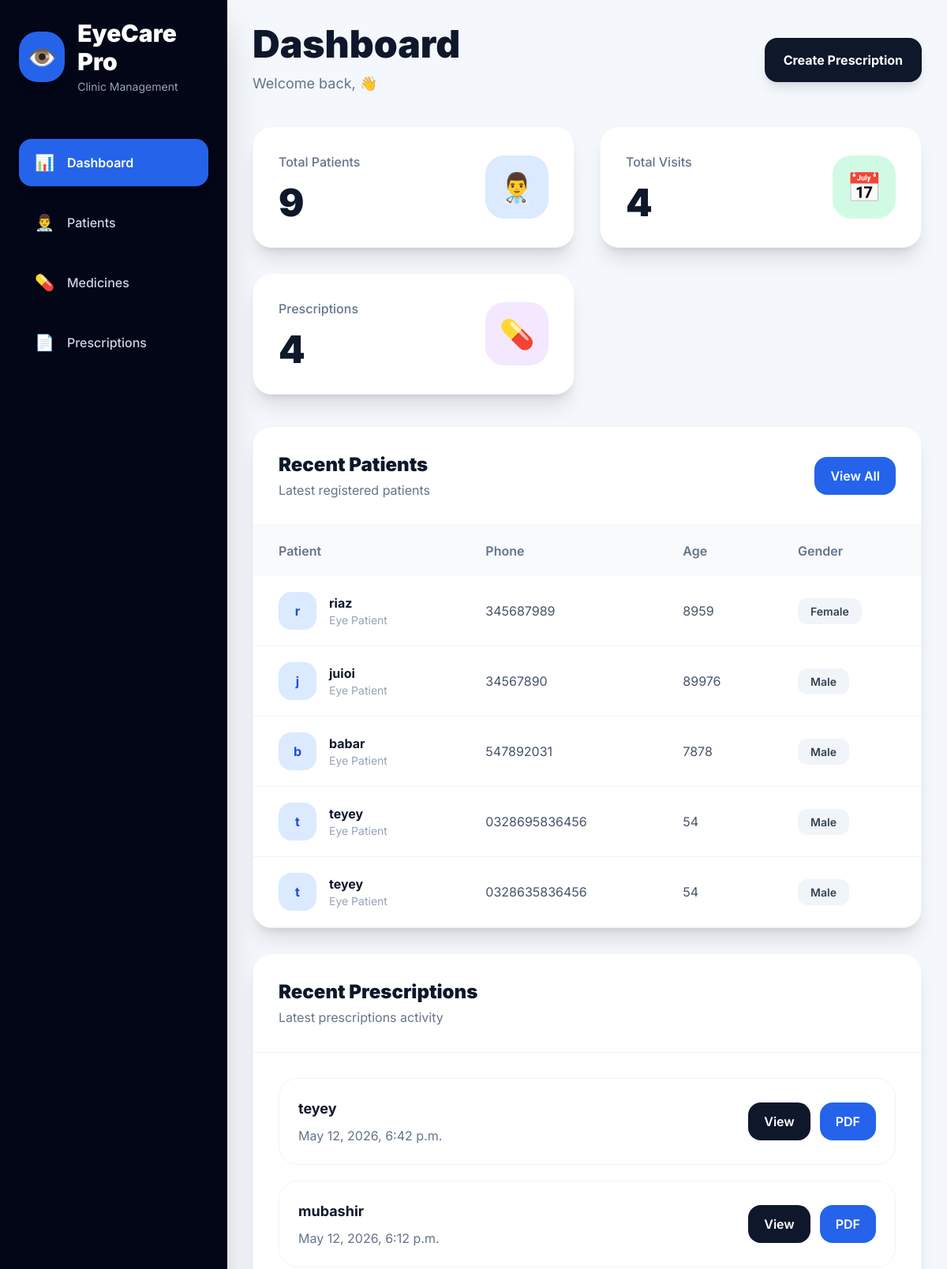
The app's page /user/dashboard/ (upper part), older data.
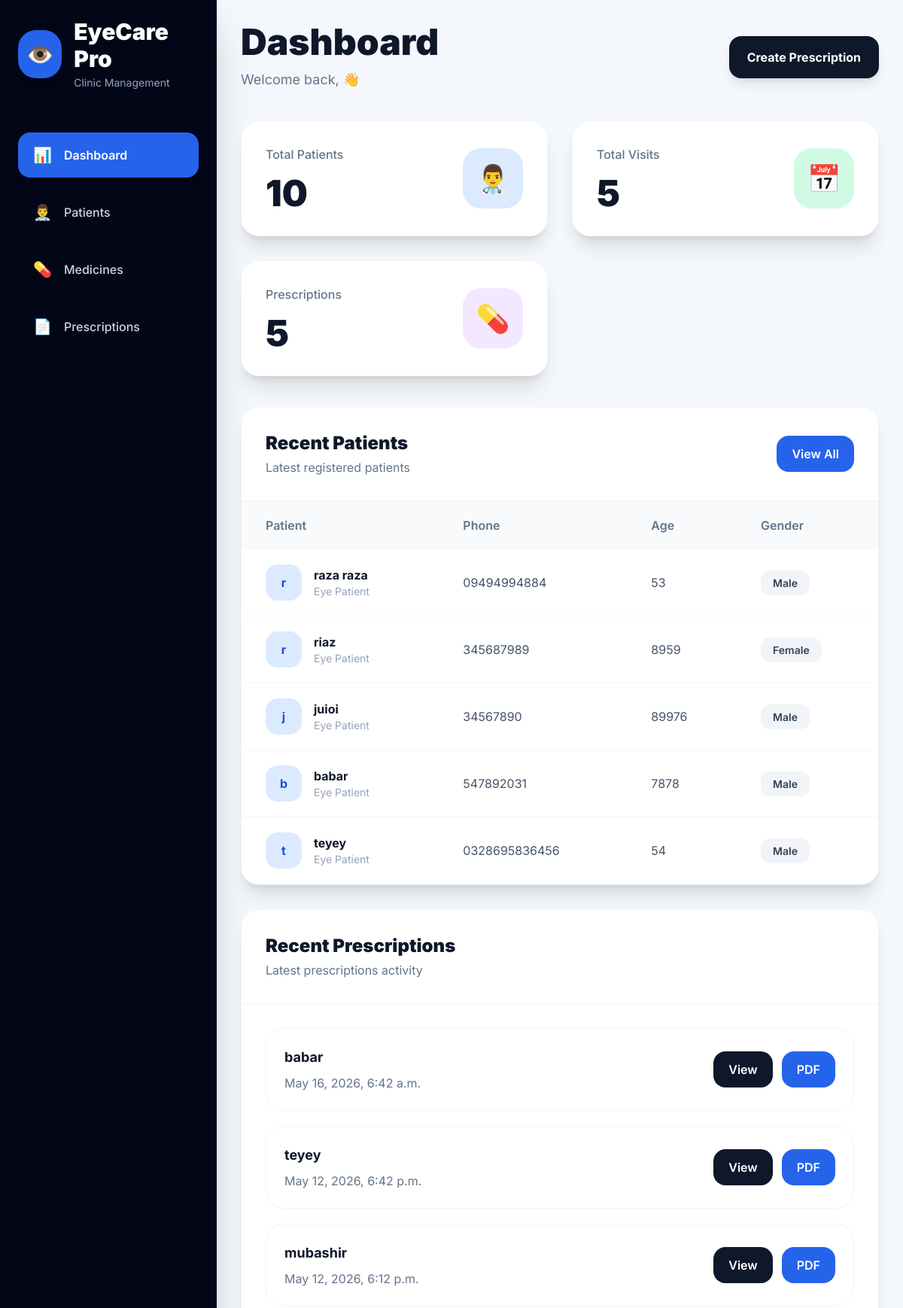
The same page, newer data.
### patients/models.py (models this page shows, shortened)
class Patient(models.Model):
    GENDER_CHOICES = (
        ('Male', 'Male'),
        ('Female', 'Female'),
    )
    name = models.CharField(
        max_length=200
    )
    phone = models.CharField(
        max_length=20,
        unique=True
    )
    age = models.PositiveIntegerField()
    gender = models.CharField(
        max_length=10,
        choices=GENDER_CHOICES
    )
    address = models.TextField(
        blank=True,
        null=True
    )
    eye_notes = models.TextField(
        blank=True,
        null=True
    )
    created_at = models.DateTimeField(
        auto_now_add=True
    )
    updated_at = models.DateTimeField(
        auto_now=True
    )

### prescriptions/models.py (models this page shows, shortened)
class Prescription(models.Model):
    visit = models.OneToOneField(
        Visit,
        on_delete=models.CASCADE,
        related_name='prescription'
    )
    instructions = models.TextField(
        blank=True,
        null=True
    )
    created_at = models.DateTimeField(
        auto_now_add=True
    )

class Visit(models.Model):
    patient = models.ForeignKey(
        Patient,
        on_delete=models.CASCADE,
        related_name='visits'
    )
    doctor = models.ForeignKey(
        User,
        on_delete=models.SET_NULL,
        null=True,
        blank=True
    )
    complaints = models.TextField(
        blank=True,
        null=True
    )
    diagnosis = models.TextField(
        blank=True,
        null=True
    )
    notes = models.TextField(
        blank=True,
        null=True
    )
    visit_date = models.DateTimeField(
        auto_now_add=True
    )

### Userclinic/views.py (the view)
def dashboard(request):
    total_patients = Patient.objects.count()
    total_visits = Visit.objects.count()
    total_prescriptions = Prescription.objects.count()
    recent_patients = Patient.objects.all().order_by('-id')[:5]
    recent_prescriptions = Prescription.objects.select_related(
        'visit',
        'visit__patient'
    ).order_by('-id')[:5]
    context = {
        'total_patients': total_patients,
        'total_visits': total_visits,
        'total_prescriptions': total_prescriptions,
        'recent_patients': recent_patients,
        'recent_prescriptions': recent_prescriptions,
    }
    return render(
        request,
        'dashboard.html',
        context
    )

### Userclinic/context_processors.py (called while the page is built)
def user_role(request):
    role = ''
    try:
        if request.user.is_authenticated:
            role = request.user.profile.role
    except Exception:
        role = ''
    return {
        'user_role': role,
        'is_admin': role == 'ADMIN',
        'is_consultant': role == 'CONSULTANT',
    }

### templates/dashboard.html (shortened to what the changed rows need)
<!DOCTYPE html>
<html lang="en">
<head>
    <script src="https://cdn.tailwindcss.com"></script>
</head>
<body>
    <div class="flex min-h-screen">
        <aside class="w-72 bg-slate-950 text-white flex flex-col justify-between p-6 shadow-2xl">
            <div>
                <div class="mb-14">
                    <div class="flex items-center gap-4">
                        <div>
                            <h1 class="text-3xl font-black">
                                EyeCare Pro
                            </h1>
                        </div>
                    </div>
                </div>
            </div>
        </aside>
        <main class="flex-1 p-8 overflow-y-auto">
            <div class="flex justify-between items-center mb-10">
                <div>
                    <h1 class="text-5xl font-black text-slate-900">
                        Dashboard
                    </h1>
                </div>
            </div>
            <div class="grid grid-cols-1 md:grid-cols-2 xl:grid-cols-3 gap-8 mb-10">
                <div class="bg-white rounded-3xl p-8 shadow-xl border border-slate-100 smooth card-hover">
                    <div class="flex justify-between items-center">
                        <div>
                            <p class="text-slate-500 font-medium">
                                Total Patients
                            </p>
                            <h2 class="text-5xl font-black mt-4 text-slate-900">
                                {{ total_patients }}
                            </h2>
                        </div>
                    </div>
                </div>
                <div class="bg-white rounded-3xl p-8 shadow-xl border border-slate-100 smooth card-hover">
                    <div class="flex justify-between items-center">
                        <div>
                            <p class="text-slate-500 font-medium">
                                Total Visits
                            </p>
                            <h2 class="text-5xl font-black mt-4 text-slate-900">
                                {{ total_visits }}
                            </h2>
                        </div>
                    </div>
                </div>
                <div class="bg-white rounded-3xl p-8 shadow-xl border border-slate-100 smooth card-hover">
                    <div class="flex justify-between items-center">
                        <div>
                            <p class="text-slate-500 font-medium">
                                Prescriptions
                            </p>
                            <h2 class="text-5xl font-black mt-4 text-slate-900">
                                {{ total_prescriptions }}
                            </h2>
                        </div>
                    </div>
                </div>
            </div>
            <div class="grid grid-cols-1 xl:grid-cols-3 gap-8">
                <div class="xl:col-span-2 space-y-8">
                    <div class="bg-white rounded-3xl shadow-xl border border-slate-100 overflow-hidden">
                        <div class="flex justify-between items-center p-8 border-b border-slate-100">
                            <div>
                                <h2 class="text-2xl font-black text-slate-900">
                                    Recent Patients
                                </h2>
                            </div>
                        </div>
                        <div class="overflow-x-auto">
                            <table class="w-full">
                                <thead class="bg-slate-50">
                                    <tr>
                                        <th class="text-left px-8 py-5 text-slate-500 font-semibold">
                                            Patient
                                        </th>
                                        <th class="text-left px-8 py-5 text-slate-500 font-semibold">
                                            Phone
                                        </th>
                                        <th class="text-left px-8 py-5 text-slate-500 font-semibold">
                                            Age
                                        </th>
                                        <th class="text-left px-8 py-5 text-slate-500 font-semibold">
                                            Gender
                                        </th>
                                    </tr>
                                </thead>
                                <tbody>
                                    {% for patient in recent_patients %}
                                    <tr class="border-b border-slate-100 hover:bg-slate-50 smooth">
                                        <td class="px-8 py-5">
                                            <div class="flex items-center gap-4">
                                                <div class="w-12 h-12 rounded-2xl bg-blue-100 flex items-center justify-center font-bold text-blue-700">
                                                    {{ patient.name|slice:':1' }}
                                                </div>
                                                <div>
                                                    <h4 class="font-bold text-slate-900">
                                                        {{ patient.name }}
                                                    </h4>
                                                    <p class="text-slate-400 text-sm">
                                                        Eye Patient
                                                    </p>
                                                </div>
                                            </div>
                                        </td>
                                        <td class="px-8 py-5 text-slate-600">
                                            {{ patient.phone }}
                                        </td>
                                        <td class="px-8 py-5 text-slate-600">
                                            {{ patient.age }}
                                        </td>
                                        <td class="px-8 py-5">
                                            <span class="bg-slate-100 text-slate-700 px-4 py-2 rounded-xl text-sm font-semibold">
                                                {{ patient.gender }}
                                            </span>
                                        </td>
                                    </tr>
                                    {% endfor %}
                                </tbody>
                            </table>
                        </div>
                    </div>
                    <div class="bg-white rounded-3xl shadow-xl border border-slate-100 overflow-hidden">
                        <div class="p-8 border-b border-slate-100">
                            <h2 class="text-2xl font-black text-slate-900">
                                Recent Prescriptions
                            </h2>
                        </div>
                        <div class="p-8 space-y-5">
                            {% for prescription in recent_prescriptions %}
                            <div class="border border-slate-100 hover:border-blue-200 hover:shadow-lg smooth rounded-3xl p-6 flex justify-between items-center">
                                <div>
                                    <h3 class="text-lg font-bold text-slate-900">
                                        {{ prescription.visit.patient.name }}
                                    </h3>
                                    <p class="text-slate-500 mt-2">
                                        {{ prescription.created_at }}
                                    </p>
                                </div>
                                <div class="flex gap-3">
                                    <a href="{% url 'prescription_detail' prescription.id %}"
                                       class="bg-slate-900 hover:bg-black smooth text-white px-5 py-3 rounded-2xl font-semibold">
                                        View
                                    </a>
                                    <a href="{% url 'prescription_pdf' prescription.id %}"
                                       class="bg-blue-600 hover:bg-blue-700 smooth text-white px-5 py-3 rounded-2xl font-semibold">
                                        PDF
                                    </a>
                                </div>
                            </div>
                            {% endfor %}
                        </div>
                    </div>
                </div>
            </div>
        </main>
    </div>
</body>
</html>

Row changes from the older to the newer data that the page shows:
no longer on this page (row unchanged): Patient: name "t", name "teyey", phone "0328635836456", age "54", gender "Male"
added Patient: name "r", name "raza raza", phone "09494994884", age "53", gender "Male"
added Prescription: visit.patient.name "babar", created_at "May 16, 2026, 6:42 a.m."
Text that changed along with them:
{{ total_patients }}: "9" → "10"
{{ total_visits }}: "4" → "5"
{{ total_prescriptions }}: "4" → "5"
